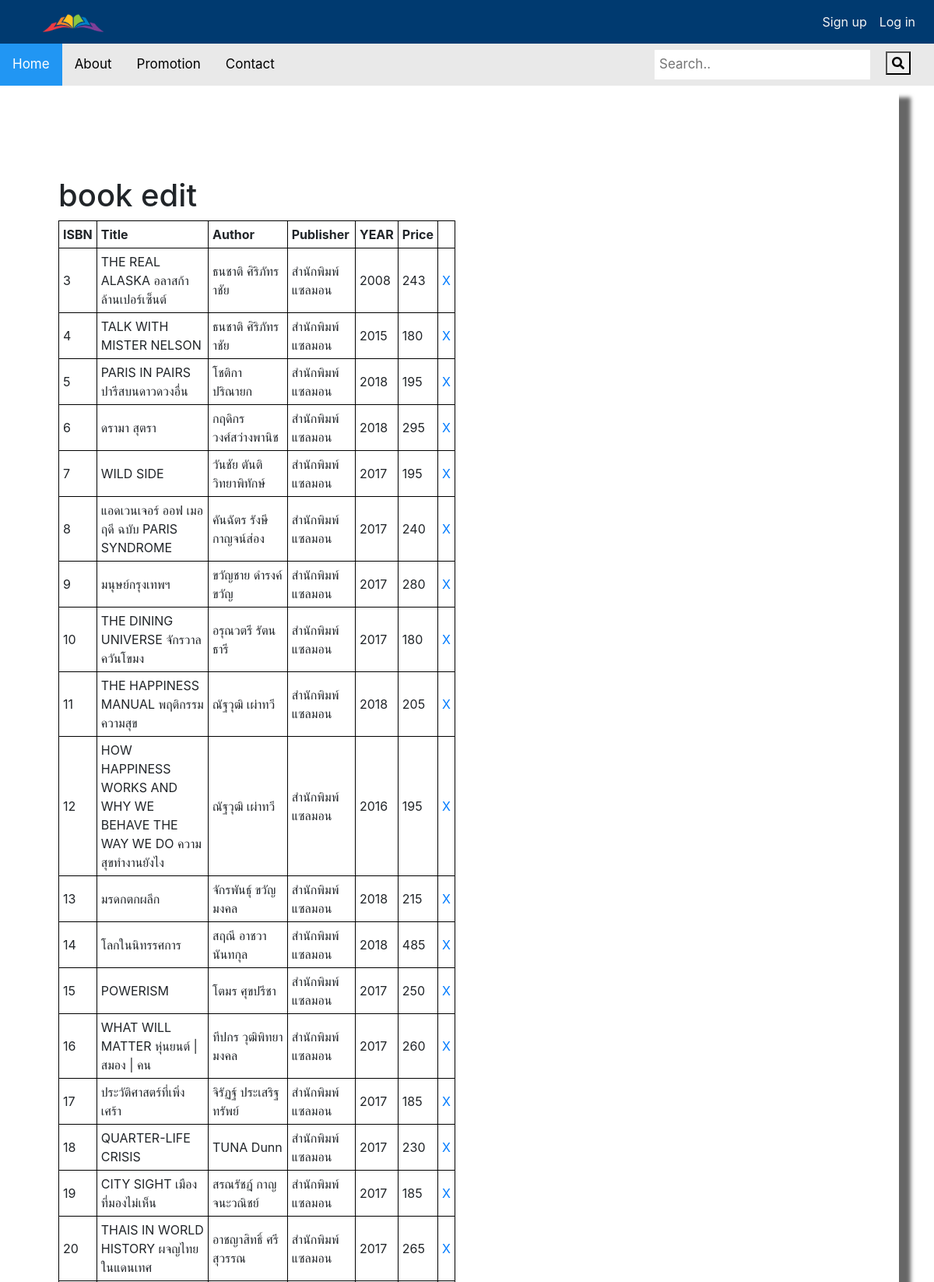
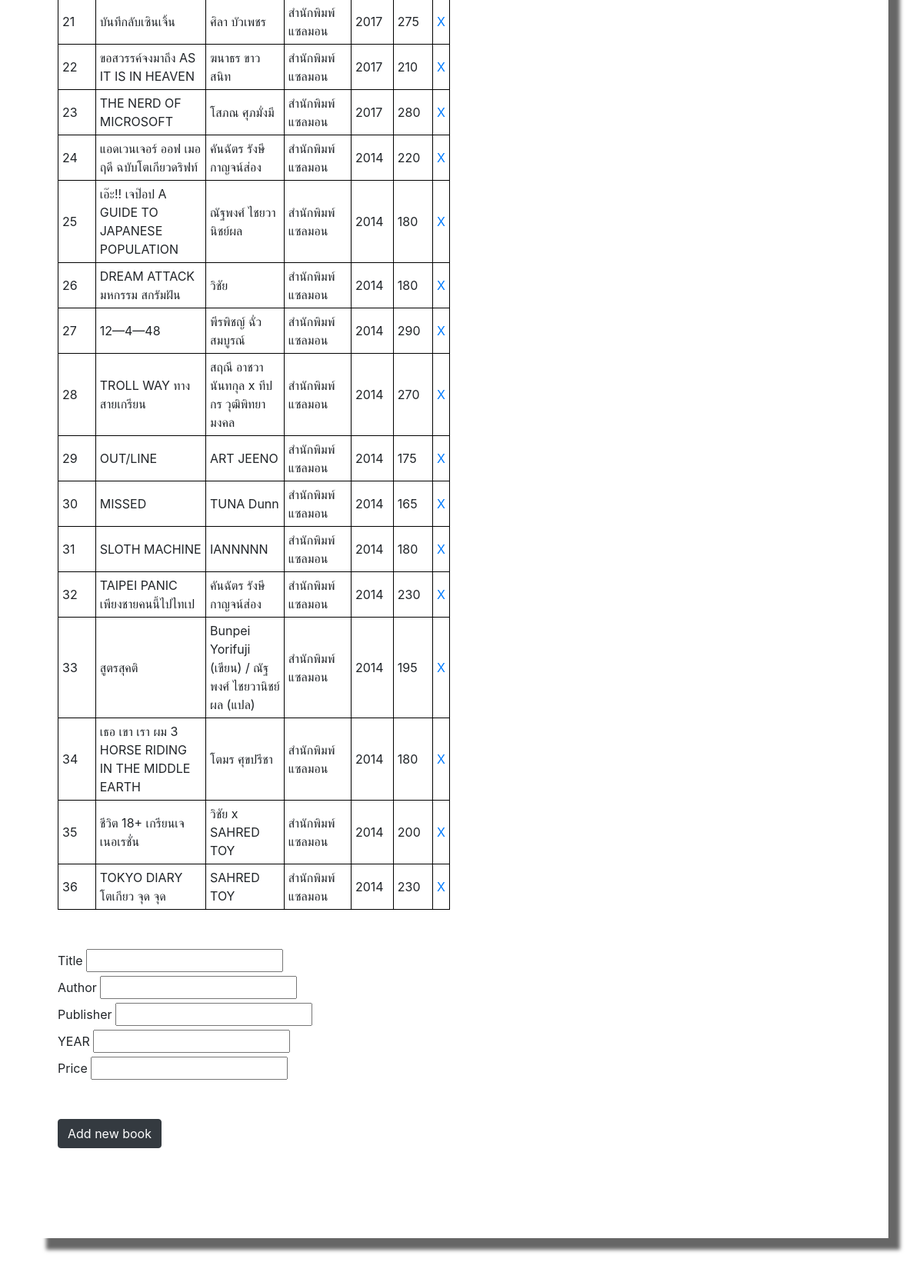
Screenshot of /staff_addbook.php (upper part) with the database file from the repository (2 pictures, top to bottom).
### tables this page shows
CREATE TABLE `book` (
  `ISBN` int(11) NOT NULL,
  `author_name` varchar(255) DEFAULT NULL,
  `publisher_name` varchar(255) DEFAULT NULL,
  `book_info` varchar(1000) DEFAULT NULL,
  `title` varchar(255) DEFAULT NULL,
  `year` int(11) DEFAULT NULL,
  `price` double DEFAULT NULL,
  `img_url` varchar(255) DEFAULT NULL
);

### staff_addbook.php (the view, shortened to what this page needs)
<?php
  include 'header.php';
require_once('connect.php');
?>
  <link rel="stylesheet" href="https://stackpath.bootstrapcdn.com/bootstrap/4.1.3/css/bootstrap.min.css"
>
  <link rel="stylesheet" href="css/style.css">
  <link rel="stylesheet" href="css/readmore.css">
<div class="container">
    <div class="box">
        <div class="book">
        <div class="col-sm-6">
          <div class="context">
            <h1>book edit</h1>
          <table style="width:100%" >
                <tr>
                    <th>ISBN</th>
                    <th>Title</th>
                    <th>Author</th>
                    <th>Publisher</th>
                    <th>YEAR</th>
                    <th>Price</th>
                <?php
                    $q = 'SELECT * FROM book';
                    $result=$mysqli->query($q);
                   while($row=$result->fetch_array()){ ?>
                           <tr>
                              <td><?=$row['ISBN']?></td>
                              <td><?=$row['title']?></td>
                              <td><?=$row['author_name']?></td>
                              <td><?=$row['publisher_name']?></td>
                              <td><?=$row['year']?></td>
                              <td><?=$row['price']?></td>
                              <td><a href='delbook.php?id=<?=$row['ISBN']?>'>X</a></td>
                          </tr>
                  <?php } ?>
                  </table>
          </div>
          <form action="staff_addbook.php" method="post">
                  <label>Title</label>
                  <input type="text" name="title"><br>
                  <label>Author</label>
                  <input type="text" name="author_name"><br>
                  <label>Publisher</label>
                  <input type="text" name="publisher_name"><br>
                  <label>YEAR</label>
                  <input type="text" name="year"><br>
                  <label>Price</label>
                  <input type="text" name="price" style="margin-bottom : 10%"><br>
                  <button type="submit" class="btn btn-dark cartbtn" style = "margin-bottom : 20%">Add new book</button>
                  </form>
        </div>
      </div>
    </div>
  </div>
  <?php
    include 'footer.php';
  ?>

### css/readmore.css (style rules this page uses)
.box { box-shadow:15px 15px 5px 0 rgba(0, 0,0, 0.6); padding:15px; }
.context { text-align: top; margin-top:20%; }
.cartbtn { margin: auto; }

### staff_addbook.php (style rules this page uses)
table, th, td { border: 1px solid black; border-collapse: collapse; padding : 5px; margin-bottom : 10%; }

### rows the page displays
book: ISBN "3", title "THE REAL ALASKA อลาสก้าล้านเปอร์เซ็นต์", author_name "ธนชาติ ศิริภัทราชัย", publisher_name "สำนักพิมพ์แซลมอน", year "2008", price "243"
book: ISBN "4", title "TALK WITH MISTER NELSON", author_name "ธนชาติ ศิริภัทราชัย", publisher_name "สำนักพิมพ์แซลมอน", year "2015", price "180"
book: ISBN "5", title "PARIS IN PAIRS ปารีสบนดาวดวงอื่น", author_name "โชติกา ปริณายก", publisher_name "สำนักพิมพ์แซลมอน", year "2018", price "195"
book: ISBN "6", title "ดรามา สุตรา", author_name "กฤดิกร วงศ์สว่างพานิช", publisher_name "สำนักพิมพ์แซลมอน", year "2018", price "295"
book: ISBN "7", title "WILD SIDE", author_name "วันชัย ตันติวิทยาพิทักษ์", publisher_name "สำนักพิมพ์แซลมอน", year "2017", price "195"
book: ISBN "8", title "แอดเวนเจอร์ ออฟ เมอฤดี ฉบับ PARIS SYNDROME", author_name "คันฉัตร รังษีกาญจน์ส่อง", publisher_name "สำนักพิมพ์แซลมอน", year "2017", price "240"
book: ISBN "9", title "มนุษย์กรุงเทพฯ", author_name "ขวัญชาย ดำรงค์ขวัญ", publisher_name "สำนักพิมพ์แซลมอน", year "2017", price "280"
book: ISBN "10", title "THE DINING UNIVERSE จักรวาลควันโขมง", author_name "อรุณวตรี รัตนธารี", publisher_name "สำนักพิมพ์แซลมอน", year "2017", price "180"
book: ISBN "11", title "THE HAPPINESS MANUAL พฤติกรรมความสุข", author_name "ณัฐวุฒิ เผ่าทวี", publisher_name "สำนักพิมพ์แซลมอน", year "2018", price "205"
book: ISBN "12", title "HOW HAPPINESS WORKS AND WHY WE BEHAVE THE WAY WE DO ความสุขทำงานยังไง", author_name "ณัฐวุฒิ เผ่าทวี", publisher_name "สำนักพิมพ์แซลมอน", year "2016", price "195"
book: ISBN "13", title "มรดกตกผลึก", author_name "จักรพันธุ์ ขวัญมงคล", publisher_name "สำนักพิมพ์แซลมอน", year "2018", price "215"
book: ISBN "14", title "โลกในนิทรรศการ", author_name "สฤณี อาชวานันทกุล", publisher_name "สำนักพิมพ์แซลมอน", year "2018", price "485"
book: ISBN "15", title "POWERISM", author_name "โตมร ศุขปรีชา", publisher_name "สำนักพิมพ์แซลมอน", year "2017", price "250"
book: ISBN "16", title "WHAT WILL MATTER หุ่นยนต์ | สมอง | คน", author_name "ทีปกร วุฒิพิทยามงคล", publisher_name "สำนักพิมพ์แซลมอน", year "2017", price "260"
book: ISBN "17", title "ประวัติศาสตร์ที่เพิ่งเศร้า", author_name "จิรัฏฐ์ ประเสริฐทรัพย์", publisher_name "สำนักพิมพ์แซลมอน", year "2017", price "185"
book: ISBN "18", title "QUARTER-LIFE CRISIS", author_name "TUNA Dunn", publisher_name "สำนักพิมพ์แซลมอน", year "2017", price "230"
book: ISBN "19", title "CITY SIGHT เมืองที่มองไม่เห็น", author_name "สรณรัชฎ์ กาญจนะวณิชย์", publisher_name "สำนักพิมพ์แซลมอน", year "2017", price "185"
book: ISBN "20", title "THAIS IN WORLD HISTORY ผจญไทยในแดนเทศ", author_name "อาชญาสิทธิ์ ศรีสุวรรณ", publisher_name "สำนักพิมพ์แซลมอน", year "2017", price "265"
book: ISBN "21", title "บันทึกลับเซินเจิ้น", author_name "ศิลา บัวเพชร", publisher_name "สำนักพิมพ์แซลมอน", year "2017", price "275"
book: ISBN "22", title "ขอสวรรค์จงมาถึง AS IT IS IN HEAVEN", author_name "ฆนาธร ขาวสนิท", publisher_name "สำนักพิมพ์แซลมอน", year "2017", price "210"
book: ISBN "23", title "THE NERD OF MICROSOFT", author_name "โสภณ ศุภมั่งมี", publisher_name "สำนักพิมพ์แซลมอน", year "2017", price "280"
book: ISBN "24", title "แอดเวนเจอร์ ออฟ เมอฤดี ฉบับโตเกียวดริฟท์", author_name "คันฉัตร รังษีกาญจน์ส่อง", publisher_name "สำนักพิมพ์แซลมอน", year "2014", price "220"
book: ISBN "25", title "เอ๊ะ!! เจป๊อป A GUIDE TO JAPANESE POPULATION", author_name "ณัฐพงศ์ ไชยวานิชย์ผล", publisher_name "สำนักพิมพ์แซลมอน", year "2014", price "180"
book: ISBN "26", title "DREAM ATTACK มหกรรม สกรัมฝัน", author_name "วิชัย", publisher_name "สำนักพิมพ์แซลมอน", year "2014", price "180"
book: ISBN "27", title "12—4—48", author_name "พีรพิชญ์ ฉั่วสมบูรณ์", publisher_name "สำนักพิมพ์แซลมอน", year "2014", price "290"
book: ISBN "28", title "TROLL WAY ทางสายเกรียน", author_name "สฤณี อาชวานันทกุล x ทีปกร วุฒิพิทยามงคล", publisher_name "สำนักพิมพ์แซลมอน", year "2014", price "270"
book: ISBN "29", title "OUT/LINE", author_name "ART JEENO", publisher_name "สำนักพิมพ์แซลมอน", year "2014", price "175"
book: ISBN "30", title "MISSED", author_name "TUNA Dunn", publisher_name "สำนักพิมพ์แซลมอน", year "2014", price "165"
book: ISBN "31", title "SLOTH MACHINE", author_name "IANNNNN", publisher_name "สำนักพิมพ์แซลมอน", year "2014", price "180"
book: ISBN "32", title "TAIPEI PANIC เพียงชายคนนี้ไปไทเป", author_name "คันฉัตร รังษีกาญจน์ส่อง", publisher_name "สำนักพิมพ์แซลมอน", year "2014", price "230"
book: ISBN "33", title "สูตรสุคติ", author_name "Bunpei Yorifuji (เขียน) / ณัฐพงศ์ ไชยวานิชย์ผล (แปล)", publisher_name "สำนักพิมพ์แซลมอน", year "2014", price "195"
book: ISBN "34", title "เธอ เขา เรา ผม 3 HORSE RIDING IN THE MIDDLE EARTH", author_name "โตมร ศุขปรีชา", publisher_name "สำนักพิมพ์แซลมอน", year "2014", price "180"
book: ISBN "35", title "ชีวิต 18+ เกรียนเจเนอเรชั่น", author_name "วิชัย x SAHRED TOY", publisher_name "สำนักพิมพ์แซลมอน", year "2014", price "200"
book: ISBN "36", title "TOKYO DIARY โตเกียว จุด จุด", author_name "SAHRED TOY", publisher_name "สำนักพิมพ์แซลมอน", year "2014", price "230"
